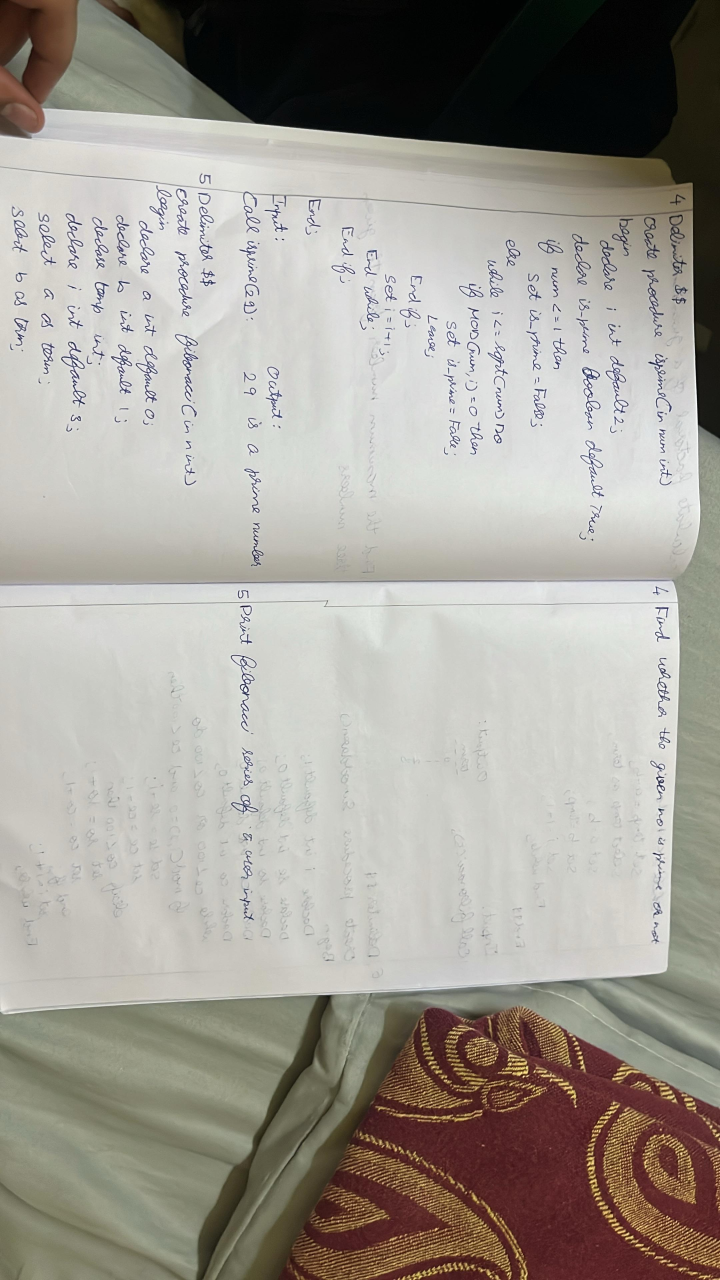
#> input picture images/1.jpg, 2160 x 3840 px (shown at 1/3 size)
$ python -i florence_ocr_service.py   (imports and definitions only)
#> lines starting #> are read from the running program, lines starting #| are printed output that depends on the picture; after the words box and inside, x2 and y2 are one past the last pixel; in counts of white or black regions, pixels touching at a corner belong together
### app/utils/image_preprocessing.py
import cv2
import numpy as np
import logging

logger = logging.getLogger(__name__)

def preprocess_image(image_path):
    """
    Preprocess an image for OCR by converting to grayscale, enhancing contrast,
    and applying thresholding.

    Args:
        image_path: Path to the image file

    Returns:
        tuple: (original_image, grayscale_image, thresholded_image)
    """
#> called with image_path = '../../images/1.jpg'
    logger.info(f"Preprocessing image: {image_path}")

    try:
        # Read the input image
        image = cv2.imread(image_path)
#> image is the input picture: shape (3840, 2160, 3); mean B, G, R 150.5, 158.2, 162.3
        if image is None:
            raise ValueError(f"Could not load image from path: {image_path}")

        # Convert to grayscale
        gray = cv2.cvtColor(image, cv2.COLOR_BGR2GRAY)

        # Apply CLAHE to enhance contrast
        clahe = cv2.createCLAHE(clipLimit=2.0, tileGridSize=(8, 8))
        gray = clahe.apply(gray)
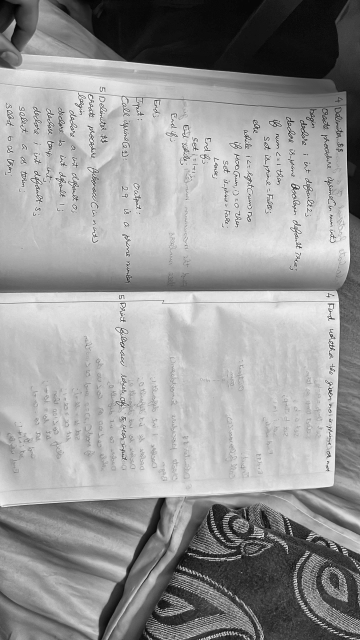
#> gray: shape (3840, 2160) (shown at 1/6 size); min 0, max 255, mean 151.9

        # Apply bilateral filter to reduce noise while preserving edges
        gray = cv2.bilateralFilter(gray, 9, 75, 75)

        # Use Otsu thresholding (good for handwritten strokes)
        _, thresh = cv2.threshold(gray, 0, 255, cv2.THRESH_BINARY_INV + cv2.THRESH_OTSU)
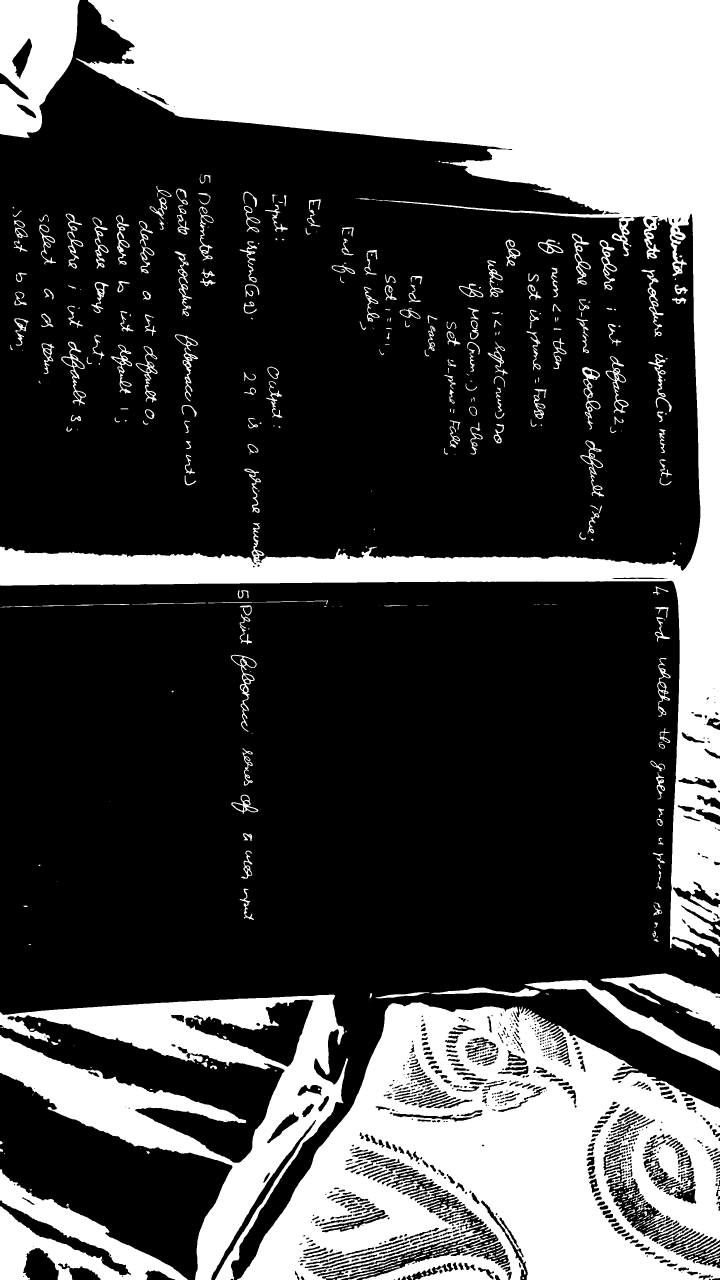
#> thresh: shape (3840, 2160) (shown at 1/3 size); 30.7% white; 486 white regions (139 under 20 px), largest, box (x1, y1, x2, y2) and area: (0, 0, 2160, 2871) 1243260, (711, 3007, 2160, 3840) 721474, (0, 2984, 1044, 3840) 280392

        # Enhance strokes with morphological operations
        kernel = np.ones((2, 2), np.uint8)
        thresh = cv2.dilate(thresh, kernel, iterations=1)
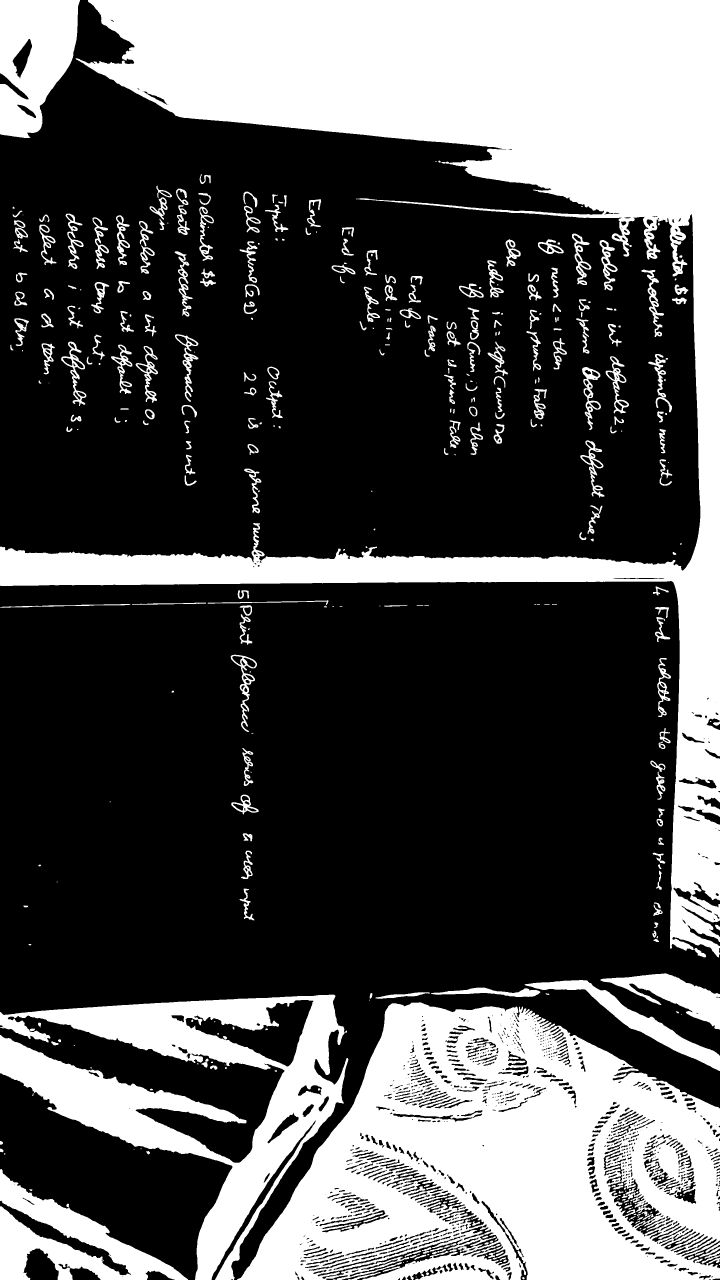
#> thresh: shape (3840, 2160) (shown at 1/3 size); 31.9% white; 424 white regions (65 under 20 px), largest, box (x1, y1, x2, y2) and area: (0, 0, 2160, 2872) 1253736, (711, 3007, 2160, 3840) 762605, (0, 2984, 1045, 3840) 287339
        thresh = cv2.erode(thresh, kernel, iterations=1)
#> thresh: shape (3840, 2160); 30.7% white; 451 white regions (123 under 20 px), largest, box (x1, y1, x2, y2) and area: (0, 0, 2160, 2872) 1242967, (713, 3008, 2160, 3840) 724846, (0, 2985, 1045, 3840) 280537

        logger.info(f"Image preprocessing complete: {image_path}")
        return image, gray, thresh

    except Exception as e:
        logger.error(f"Error preprocessing image: {str(e)}")
        raise

def find_margin_boundary(thresh):
    """
    Find the boundary between the margin (containing question numbers)
    and the answer area.

    Args:
        thresh: Thresholded image

    Returns:
        int: X-coordinate of the margin boundary
    """
    try:
        # Compute vertical projection (sum of white pixels per column)
        vertical_projection = np.sum(thresh, axis=0)
#> vertical_projection = 2160 values, max 852465 at index 2109, min 118065 at index 259, mean 300980.8
        max_density = np.max(vertical_projection)
#> max_density = 852465

        # Find first column where density drops below 50% of maximum
        margin_boundary = int(np.argmax(vertical_projection < (max_density * 0.5)))
#> margin_boundary = 0

        if margin_boundary == 0:
            logger.warning("Margin boundary not found; using default value.")
            margin_boundary = 300

        margin_boundary = max(margin_boundary, 30)
        # Ensure margin does not exceed 10% of image width
        margin_boundary = min(margin_boundary, int(0.1 * thresh.shape[1]))

        logger.info(f"Margin boundary detected at: {margin_boundary} pixels")
        return margin_boundary

    except Exception as e:
        logger.error(f"Error finding margin boundary: {str(e)}")
        return 50  # Default fallback value

### app/utils/ocr_processing.py
import cv2
import numpy as np
import pytesseract
import logging
import re
import platform
from typing import Dict, List, Any

logger = logging.getLogger(__name__)

# Configure pytesseract path for Windows
if platform.system() == "Windows":
    pytesseract.pytesseract.tesseract_cmd = r"C:\Program Files\Tesseract-OCR\tesseract.exe"

# [26 lines left out: function cluster_markers, not called in this run]

def detect_question_markers(margin_image):
    """
    Detect question number markers in the margin area using pytesseract.

    Args:
        margin_image: Grayscale or thresholded image of the margin area

    Returns:
        List of dictionaries containing question markers with their positions
    """
    h, w = margin_image.shape
    logger.info(f"Detecting question markers in margin area of shape {h}x{w}")

    # Try OCR detection first
    markers = []
    configurations = [
        {'psm': 10, 'threshold': 30, 'scale': 3},  # Single character
        {'psm': 6, 'threshold': 25, 'scale': 3},   # Block of text
        {'psm': 7, 'threshold': 20, 'scale': 4},   # Single line
    ]

    for config in configurations:
        psm = config['psm']
        confidence_threshold = config['threshold']
        scale_factor = config['scale']
        custom_config = f'--oem 3 --psm {psm} -c tessedit_char_whitelist=0123456789'

        working_margin = margin_image.copy()
        kernel = np.ones((2, 2), np.uint8)
        working_margin = cv2.dilate(working_margin, kernel, iterations=1)

        margin_scaled = cv2.resize(working_margin, None,
                                   fx=scale_factor,
                                   fy=scale_factor,
                                   interpolation=cv2.INTER_CUBIC)

        details = pytesseract.image_to_data(margin_scaled,
                                            output_type=pytesseract.Output.DICT,
                                            config=custom_config)

        config_markers = []
        for i in range(len(details['text'])):
            text = details['text'][i].strip()
            try:
                conf = float(details['conf'][i])
            except ValueError:
                conf = 0.0
            if text.isdigit() and conf > confidence_threshold:
                config_markers.append({
                    'number': int(text),
                    'y': int(details['top'][i] / scale_factor),
                    'height': int(details['height'][i] / scale_factor),
                    'confidence': conf,
                    'x': int(details['left'][i] / scale_factor),
                    'width': int(details['width'][i] / scale_factor)
                })
        if config_markers:
            logger.info(f"Found {len(config_markers)} markers using PSM {psm}")
            markers.extend(config_markers)

    # If OCR fails, use contour detection as fallback
    if not markers:
        logger.warning("OCR detection failed. Using contour-based detection...")

        # Use contour detection to find potential digit areas
        contours, _ = cv2.findContours(margin_image, cv2.RETR_EXTERNAL, cv2.CHAIN_APPROX_SIMPLE)

        min_area = 100
        max_area = 1500
        expected_digits = range(1, 21)  # Assume up to 20 questions

        # Sort contours by vertical position
        contours = sorted(contours, key=lambda c: cv2.boundingRect(c)[1])

        for i, contour in enumerate(contours):
            x, y, w, h = cv2.boundingRect(contour)
            area = w * h
            aspect_ratio = float(w) / h if h > 0 else 0

            # Filter contours by size and aspect ratio
            if min_area < area < max_area and 0.25 < aspect_ratio < 2.0:
                if i < len(expected_digits):
                    number = expected_digits[i]
                    markers.append({
                        'number': number,
                        'y': y,
                        'height': h,
                        'x': x,
                        'width': w,
                        'confidence': 30  # Arbitrary confidence for contour detection
                    })

    # If we still couldn't detect markers, generate some evenly spaced ones
    if not markers:
        logger.warning("No question markers detected. Generating evenly spaced markers.")
        num_questions = 10
        step = h // (num_questions + 1)

        for i in range(1, num_questions + 1):
            markers.append({
                'number': i,
                'y': i * step,
                'height': 20,
                'x': 10,
                'width': 20
            })

    # Cluster markers that may be too close
    markers = cluster_markers(markers)
    logger.info(f"Detected {len(markers)} question markers")

    return markers

# [106 lines left out: functions segment_answer_regions, extract_text_from_regions, not called in this run]

### app/services/florence_ocr_service.py
import os
import re
import logging
from typing import Dict, List, Any
import tempfile
import platform
import pytesseract
from PIL import Image
import cv2
import numpy as np

# Import our utility modules
from app.utils.image_preprocessing import preprocess_image, find_margin_boundary
from app.utils.ocr_processing import detect_question_markers, segment_answer_regions, extract_text_from_regions
from app.config import TESSERACT_CMD, OCR_DEFAULT_CONFIG, OCR_LANGUAGE, OCR_DEBUG, OCR_DEBUG_DIR

logger = logging.getLogger(__name__)

class FlorenceOcrService:
    def __init__(self):
        logger.info("Initializing Pytesseract OCR service")

        # Set pytesseract path from config
        pytesseract.pytesseract.tesseract_cmd = TESSERACT_CMD

        # Configure OCR options
        self.config = OCR_DEFAULT_CONFIG
        logger.info(f"Pytesseract OCR service initialized with config: {self.config}")

    # [74 lines left out: function extract_text_from_image, not called in this run]

    def parse_answer_key(self, image_path: str) -> Dict[int, str]:
        """
        Process an answer key image and extract question-answer pairs using
        advanced segmentation techniques with pytesseract.

        Args:
            image_path: Path to the answer key image

        Returns:
            Dictionary mapping question numbers to answer text
        """
        logger.info(f"Processing answer key with pytesseract: {image_path}")

        try:
            # Step 1: Preprocess the image
            image, gray, thresh = preprocess_image(image_path)

            # Step 2: Find the margin boundary
            margin_boundary = find_margin_boundary(thresh)
#> margin_boundary = 216
            logger.info(f"Margin boundary detected at: {margin_boundary} pixels")

            # Step 3: Extract the left margin region containing question numbers
            margin = thresh[:, :margin_boundary]
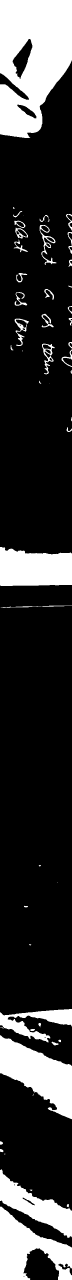
#> margin: shape (3840, 216) (shown at 1/3 size); 21.1% white; 53 white regions (10 under 20 px), largest, box (x1, y1, x2, y2) and area: (0, 0, 216, 414) 67338, (0, 3106, 216, 3358) 27911, (0, 3620, 216, 3840) 24390

            # Step 4: Detect question markers in the margin
            markers = detect_question_markers(margin)
#> (the rest of the program and of its run is left out)
